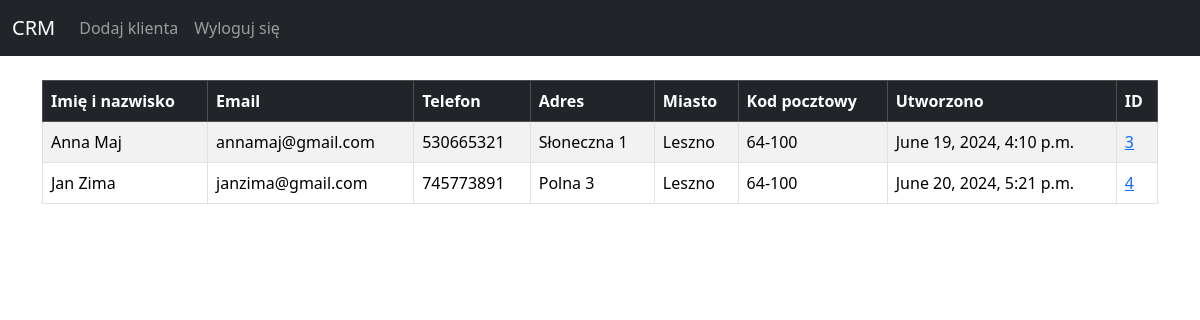
The app's page / (signed in) with its own data.
### website/models.py (models this page shows, shortened)
class Record(models.Model):
    created_at = models.DateTimeField(auto_now_add=True)
    first_name = models.CharField(max_length=50)
    last_name = models.CharField(max_length=50)
    email = models.CharField(max_length=100)
    phone = models.CharField(max_length=15)
    address = models.CharField(max_length=100)
    city = models.CharField(max_length=50)
    zipcode = models.CharField(max_length=50)

### website/views.py (the view)
# urls.py: 2. Add a URL to urlpatterns:  path('', views.home, name='home')
def home(request):
    records = Record.objects.all()
    if request.method == 'POST':
        username = request.POST['username']
        password = request.POST['password']
        user = authenticate(request, username=username, password=password)
        if user is not None:
            login(request, user)
            messages.success(request, "Zalogowano poprawnie")
            return redirect('home')
        else:
            messages.error(request, "Wystąpił błąd podczas logowania, spróbuj ponownie!")
            return redirect('home')
    else:
        return render(request, 'home.html', {'records': records})

### website/templates/home.html (shortened to what this page needs)
{% extends 'base.html' %}
{% block content %}
{% if user.is_authenticated %}
<table class="table table-striped table-hover table-bordered">
  <thead class="table-dark">
    <tr>
      <th scope="col">Imię i nazwisko</th>
      <th scope="col">Email</th>
      <th scope="col">Telefon</th>
      <th scope="col">Adres</th>
      <th scope="col">Miasto</th>
      <th scope="col">Kod pocztowy</th>
      <th scope="col">Utworzono</th>
      <th scope="col">ID</th>
    </tr>
  </thead>
  <tbody>
      {% if records %}
        {% for record in records %}
        <tr>
          <td>{{ record.first_name }}
            {{ record.last_name }}</td>
            <td>{{ record.email }}</td>
            <td>{{ record.phone }}</td>
            <td>{{ record.address }}</td>
            <td>{{ record.city }}</td>
            <td>{{ record.zipcode }}</td>
            <td>{{ record.created_at }}</td>
            <td><a href = "{% url 'record' record.id %}">{{ record.id }}</a></td>
        </tr>
        {% endfor %}
      {% endif %}
  </tbody>
</table>
{% endif %}
{% endblock %}

### website/templates/base.html (shortened to what this page needs)
<!doctype html>
<html lang="en">
  <head>
    <link href="https://cdn.jsdelivr.net/npm/bootstrap@5.3.3/dist/css/bootstrap.min.css" rel="stylesheet">
  </head>
  <body>
    {% include 'navbar.html' %}
    <div class="container">
      <br>
      {% block content %}
      {% endblock %}
    </div>
  </body>
</html>

### website/templates/navbar.html (shortened to what this page needs)
<nav class="navbar navbar-expand-lg navbar-dark bg-dark">
    <div class="container-fluid">
      <a class="navbar-brand" href="{% url 'home' %}">CRM</a>
      <div class="collapse navbar-collapse" id="navbarSupportedContent">
        <ul class="navbar-nav me-auto mb-2 mb-lg-0">
          {% if user.is_authenticated %}
          <li class="nav-item">
            <a class="nav-link" href="{% url 'add_record' %}">Dodaj klienta</a>
          </li>
          <li class="nav-item">
            <a class="nav-link" href="{% url 'logout' %}">Wyloguj się</a>
          </li>
          {% endif %}
        </ul>
      </div>
    </div>
  </nav>

### records on screen
Record: first_name "Anna", last_name "Maj", email "annamaj@gmail.com", phone "530665321", address "Słoneczna 1", city "Leszno", zipcode "64-100", created_at "June 19, 2024, 4:10 p.m.", id "3"
Record: first_name "Jan", last_name "Zima", email "janzima@gmail.com", phone "745773891", address "Polna 3", city "Leszno", zipcode "64-100", created_at "June 20, 2024, 5:21 p.m.", id "4"
